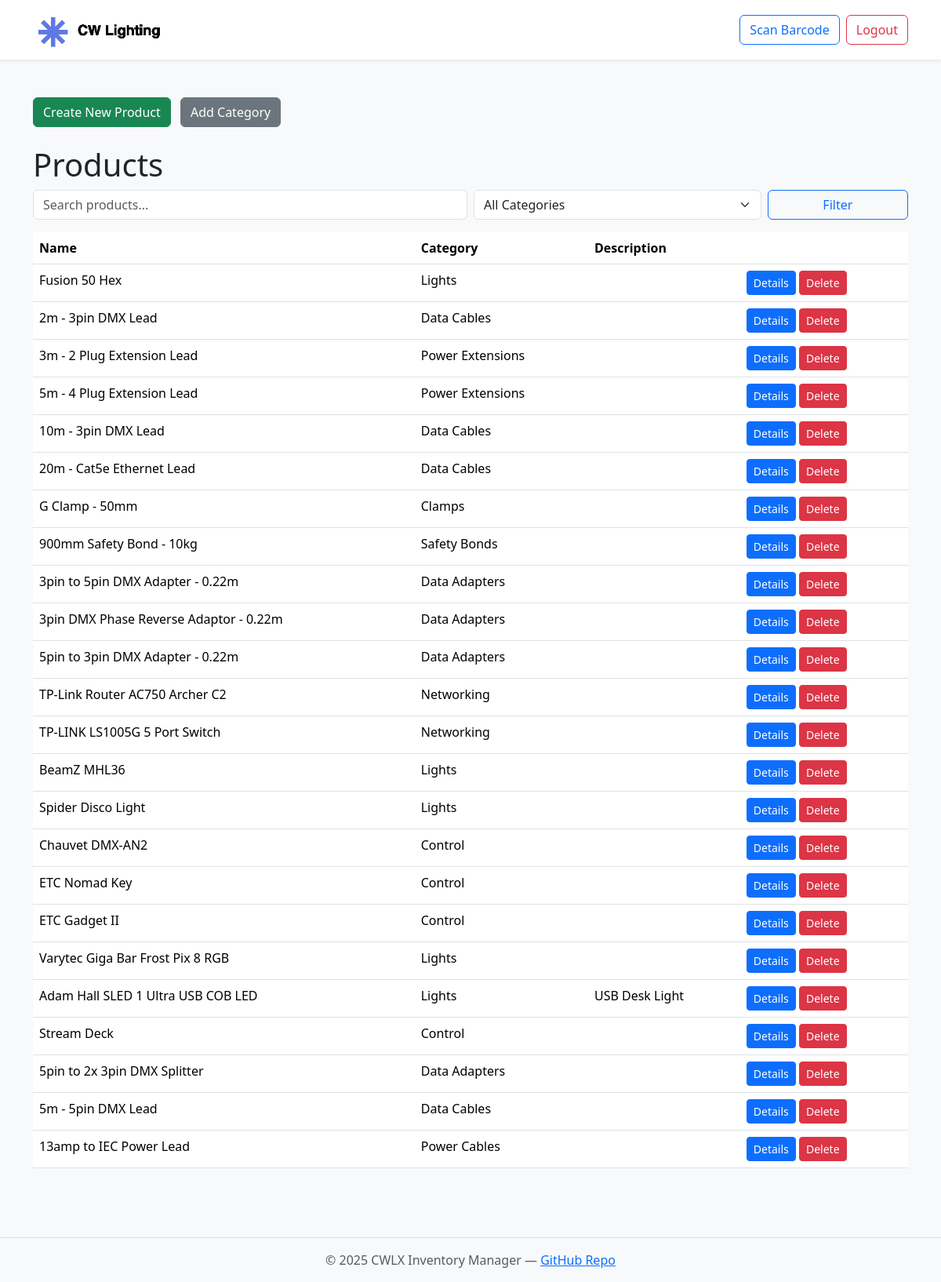
Screenshot of /inventory/ (signed in) with the database file from the repository.
### inventory/models.py (models this page shows, shortened)
class Product(models.Model):
    name = models.CharField(max_length=100)
    category = models.ForeignKey(Category, on_delete=models.CASCADE)
    description = models.TextField(blank=True)

class Category(models.Model):
    name = models.CharField(max_length=50, unique=True)
    def __str__(self):
        return self.name

### inventory/views.py (the view)
# urls.py: path('', views.product_list, name='product_list'),
def product_list(request):
    query = request.GET.get('q', '')
    category_id = request.GET.get('category', '')
    products = Product.objects.all()
    categories = Category.objects.all()
    if query:
        products = products.filter(Q(name__icontains=query) | Q(description__icontains=query))
    if category_id:
        products = products.filter(category_id=category_id)
    return render(request, 'inventory/product_list.html', {
        'products': products,
        'categories': categories,
        'selected_category': category_id,
        'query': query,
    })

### inventory/templates/inventory/product_list.html (shortened to what this page needs)
{% extends "base.html" %}
{% block content %}
<div class="mb-4">
    <a href="{% url 'inventory:add_product' %}" class="btn btn-success me-2">Create New Product</a>
    <a href="{% url 'inventory:add_category' %}" class="btn btn-secondary">Add Category</a>
</div>
<h1>Products</h1>
<form method="get" class="mb-3 row g-2 align-items-end">
  <div class="col-md-6">
    <input type="text" name="q" value="{{ query }}" placeholder="Search products..." class="form-control" />
  </div>
  <div class="col-md-4">
    <select name="category" class="form-select">
      <option value="">All Categories</option>
    </select>
  </div>
  <div class="col-md-2">
    <button type="submit" class="btn btn-outline-primary w-100">Filter</button>
  </div>
</form>
<table class="table">
  <thead>
    <tr>
      <th>Name</th>
      <th>Category</th>
      <th>Description</th>
      <th></th>
    </tr>
  </thead>
  <tbody>
    {% for product in products %}
    <tr>
      <td>{{ product.name }}</td>
      <td>{{ product.category }}</td>
      <td>{{ product.description }}</td>
      <td>
        <a href="{% url 'inventory:product_detail' product.pk %}" class="btn btn-primary btn-sm">Details</a>
        <form method="post" action="{% url 'inventory:delete_product' product.pk %}" style="display:inline;" onsubmit="return confirm('Are you sure you want to delete this product?');">
          <button type="submit" class="btn btn-danger btn-sm">Delete</button>
        </form>
      </td>
    </tr>
    {% empty %}
    <tr><td colspan="5">No products found.</td></tr>
    {% endfor %}
  </tbody>
</table>
{% endblock %}

### rows the page displays
Product: name "Fusion 50 Hex", category "Lights"
Product: name "2m - 3pin DMX Lead", category "Data Cables"
Product: name "3m - 2 Plug Extension Lead", category "Power Extensions"
Product: name "5m - 4 Plug Extension Lead", category "Power Extensions"
Product: name "10m - 3pin DMX Lead", category "Data Cables"
Product: name "20m - Cat5e Ethernet Lead", category "Data Cables"
Product: name "G Clamp - 50mm", category "Clamps"
Product: name "900mm Safety Bond - 10kg", category "Safety Bonds"
Product: name "3pin to 5pin DMX Adapter - 0.22m", category "Data Adapters"
Product: name "3pin DMX Phase Reverse Adaptor - 0.22m", category "Data Adapters"
Product: name "5pin to 3pin DMX Adapter - 0.22m", category "Data Adapters"
Product: name "TP-Link Router AC750 Archer C2", category "Networking"
Product: name "TP-LINK LS1005G 5 Port Switch", category "Networking"
Product: name "BeamZ MHL36", category "Lights"
Product: name "Spider Disco Light", category "Lights"
Product: name "Chauvet DMX-AN2", category "Control"
Product: name "ETC Nomad Key", category "Control"
Product: name "ETC Gadget II", category "Control"
Product: name "Varytec Giga Bar Frost Pix 8 RGB", category "Lights"
Product: name "Adam Hall SLED 1 Ultra USB COB LED", category "Lights", description "USB Desk Light"
Product: name "Stream Deck", category "Control"
Product: name "5pin to 2x 3pin DMX Splitter", category "Data Adapters"
Product: name "5m - 5pin DMX Lead", category "Data Cables"
Product: name "13amp to IEC Power Lead", category "Power Cables"
